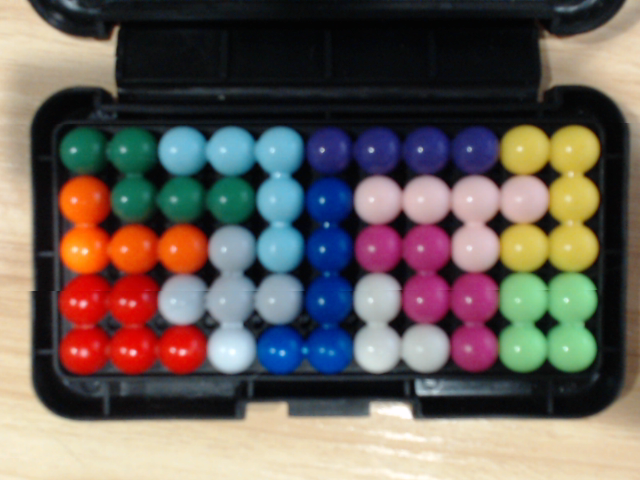
#> input picture kanoodle-cv/trackbar/example-full-board.png, 640 x 480 px, given in place of the camera
$ python kanoodle_solver.py
#> lines starting #> are read from the running program, lines starting #| are printed output that depends on the picture; after the words box and inside, x2 and y2 are one past the last pixel; in counts of white or black regions, pixels touching at a corner belong together
### kanoodle-cv/util.py
from enum import Enum

import numpy as np
import json
import cv2

ROWS = 5
COLS = 11
CIRCLE_RADIUS = 20
CIRCLE_THICKNESS = 2
CIRCLE_COLOR = (255, 255, 255)
CIRCLE_INCREMENT = 50
OFFSET_LEFT = 25  # Move the board shape a bit to the right
OFFSET_TOP = 100  # Move the board shape a bit down

def calculate_center(i, j):
    return (j * CIRCLE_INCREMENT + OFFSET_LEFT, i * CIRCLE_INCREMENT + OFFSET_TOP)

def draw_board(img):
    for i in range(1, ROWS + 1):
        for j in range(1, COLS + 1):
            cv2.circle(img, calculate_center(i, j), CIRCLE_RADIUS, CIRCLE_COLOR, CIRCLE_THICKNESS)

def crop_circle(img, i, j):
    h, w = img.shape[:2]
    mask = np.zeros((h, w), np.uint8)  # Empty black mask
    cv2.circle(mask, calculate_center(i, j), CIRCLE_RADIUS, CIRCLE_COLOR, -1)  # Fill in white circle
    result = cv2.bitwise_and(img, img, mask=mask)
    x, y, w, h = cv2.boundingRect(mask)
    return result[y : y + h, x : x + w]

### kanoodle-cv/kanoodle_solver.py
from util import *

import numpy as np
import subprocess
import os
import cv2
import json
import argparse

NORMAL_MODE_PREFIX = "[NORMAL_MODE]"
TRACKBAR_COLOR_FILE = "trackbar_colors.json"
NO_ANSWER = "No valid answer."
DELIMETER = ","
EMPTY_SPACE = "-"
# All colors other than white
COMMON_THRESHOLD = 0.25
# It is really hard to distinguish gray / light pink / white. Let's set
# a really high white threshold to tell them apart.
WHITE_PIECE = "F"
WHITE_THRESHOLD = 0.7

def solve_config(img):
    def _build_command(img):
        args = f"-m normal -i {img}"
        return f"./gradlew run --args=\'{args}\'"

    cwd = f"{os.getcwd()}/../kanoodle-algorithm"
    result = subprocess.run(_build_command(img), shell=True, capture_output=True, text=True, cwd=cwd)
    return result.stdout.split(NORMAL_MODE_PREFIX)[1].strip()

def get_letter(img, colors, debug):
    def _calculate_letter_percentage(img, letter, lower_range, upper_range, debug):
        mask = cv2.inRange(img, np.array(lower_range), np.array(upper_range))

        # Calculate the percentage of matching pixels
        total_pixels = mask.shape[0] * mask.shape[1]
        matching_pixels = np.sum(mask > 0)
        percentage = matching_pixels / total_pixels
        if debug:
            print("Calculated Percentage: ", percentage)

        # Determine the appropriate threshold and return. The white piece is extremely accurate
        # typically, so a separate threshold can be used for that specific piece. This will allow
        # for the program to distinguish between gray, white, and light pink more easily.
        threshold = WHITE_THRESHOLD if letter == WHITE_PIECE else COMMON_THRESHOLD
        return percentage if percentage > threshold else 0

    max_percentage = 0
    max_letter = '-'
    for letter in colors:
        if debug:
            print("Checking Letter: ", letter)

        values = colors[letter]
        percentage = _calculate_letter_percentage(img.copy(), letter, values[0], values[1], debug)
        if (percentage > max_percentage):
            max_percentage = percentage
            max_letter = letter

    if debug:
        print("Chosen Letter: ", max_letter)

    return max_letter

def read_trackbar_colors():
        with open("trackbar/" + TRACKBAR_COLOR_FILE, 'r') as file:
#> (reads kanoodle-cv/trackbar/trackbar_colors.json from the repository)
            data = json.load(file)
            return data

def build_config(img, values, debug):
    config = ""
    for i in range(1, ROWS + 1):
        for j in range(1, COLS + 1):
            cropped_img = crop_circle(img, i, j)
            config += get_letter(cropped_img, values, debug)
            # For debug mode we want to convert the cropped image back to BGR to
            # know what colored ball it is.
            if debug:
                cv2.imshow("cropped_img", cv2.cvtColor(cropped_img, cv2.COLOR_HSV2BGR))
                cv2.waitKey(0)

        if i != ROWS:
            config += DELIMETER

    return config

# [38 lines left out: function draw_solution, not called in this run]

if __name__ == "__main__":
    parser = argparse.ArgumentParser()
    parser.add_argument("--debug", help="run in debug mode",
                        action="store_true")
    args = parser.parse_args()

    # Open default camera
    cap = cv2.VideoCapture(0)

    # Read trackbar colors
    values = read_trackbar_colors()

    # Continuously show frames from the camera until the 'q' button is pressed
    board = None
    while True:
        _, board = cap.read()
#> board is the input picture: shape (480, 640, 3); mean B, G, R 89.6, 95.4, 104.9

        # Copy the board to draw on
        modified_board = board.copy()

        # Draw our board in the frame
        draw_board(modified_board)
#> after the loop in draw_board, `for i in range(1, ROWS + 1):`:
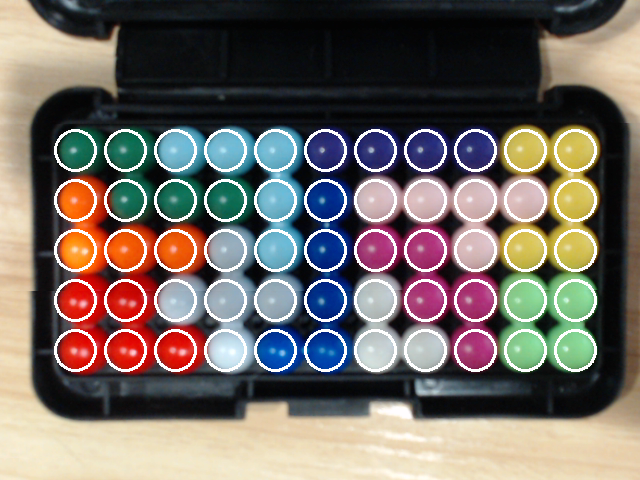
#> img: shape (480, 640, 3); mean B, G, R 100, 105.9, 114.3

        # Display the frame
        cv2.imshow("board", modified_board)

        # Hit 'q' to process the frame and solve the configuration
        if cv2.waitKey(1) == ord('q'):
#> (key q is pressed here)
            cv2.imwrite("example-config-3.png", board)
            board = cv2.cvtColor(board, cv2.COLOR_BGR2HSV)
#> board: shape (480, 640, 3); mean H, S, V 71.6, 96.1, 121.2
            break

    # Release the camera and close the windows
    cap.release()
    cv2.destroyAllWindows()

    print("Processing config...")
    config = build_config(board, values, args.debug)
#> the loop in build_config, `for i in range(1, ROWS + 1):` made 5 passes
#> pass 1, in _calculate_letter_percentage, `mask = cv2.inRange(img, np.array(lower_range), np.array(upper_range))`:
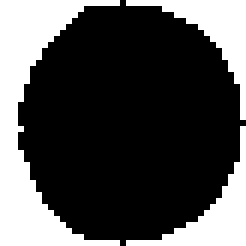
#> mask: shape (41, 41) (shown 6 times larger); 30.6% white; 3 white regions, box (x1, y1, x2, y2) and area: (0, 0, 20, 41) 302, (21, 0, 41, 20) 106, (21, 21, 41, 41) 106
#> pass 1, in _calculate_letter_percentage (call 5), `mask = cv2.inRange(img, np.array(lower_range), np.array(upper_range))`:
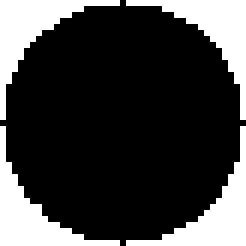
#> mask: shape (41, 41) (shown 6 times larger); 25.3% white; 4 white regions, box (x1, y1, x2, y2) and area: (0, 0, 20, 20) 107, (0, 21, 20, 41) 107, (21, 0, 41, 20) 106, (21, 21, 41, 41) 106
#> after the loop in build_config, `for i in range(1, ROWS + 1):`: cropped_img: shape (41, 41, 3); mean H, S, V 48, 70.1, 148.4

    print("Solving config...")
#> (the run stopped early here; a loop or call above may not have finished)
